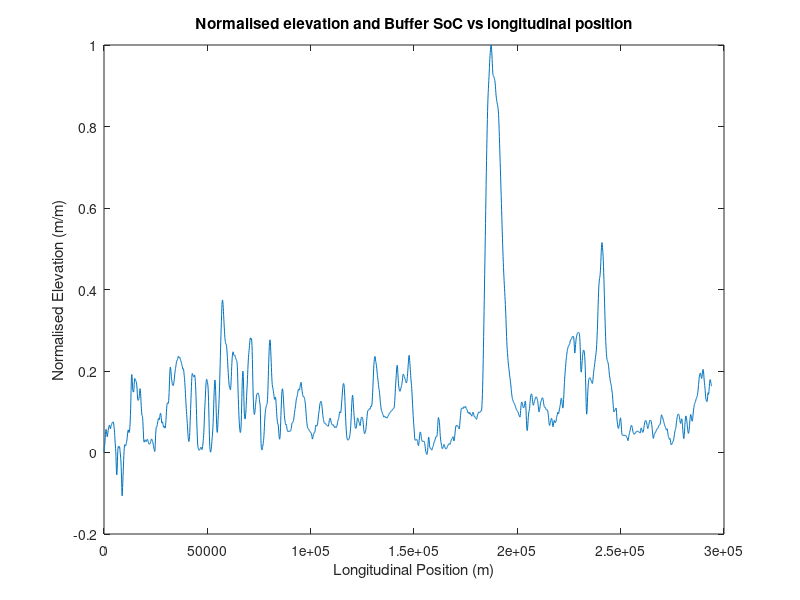

The MATLAB script that drew this image: (Note: this script raises an error after producing the figure.)
clear all
close all
clc

load('MissionData70.mat');
elevation(1)=0;
for i=1:size(longitudinalPosition,2)-1
    delta_x = longitudinalPosition(i+1)-longitudinalPosition(i);
    elevation(i+1)=elevation(i)+delta_x*tan(roadGradientInRadians(i));
end

maxElevation = max(elevation);
normalisedElevation = elevation/max(elevation);

figure('name', 'Normalised elevation and Buffer SoC vs longitudinal position');
plot(longitudinalPosition, normalisedElevation);
xlabel('Longitudinal Position (m)');
ylabel('Normalised Elevation (m/m)');
title('Normalised elevation and Buffer SoC vs longitudinal position');
hold on;

load('/home/karthik/Documents/GitHubRepos/MasterThesis-PropOpt/OutputDataProcessing/Output/139/C.mat');
load('/home/karthik/Documents/GitHubRepos/MasterThesis-PropOpt/OutputDataProcessing/Output/139/U1B.mat');

plot(positionOverMission, stateOfBufferOverMission,'r');
ylabel('State of Charge of Buffer on First Semitrailer & Normalised Elevation (m/m)');
legend('Normalised Elevation','State of Charge of Buffer on First Semitrailer');

saveas(gcf, '/home/karthik/Documents/GitHubRepos/MasterThesis-PropOpt/OutputDataProcessing/Plots/SoCVsElevation.pdf');